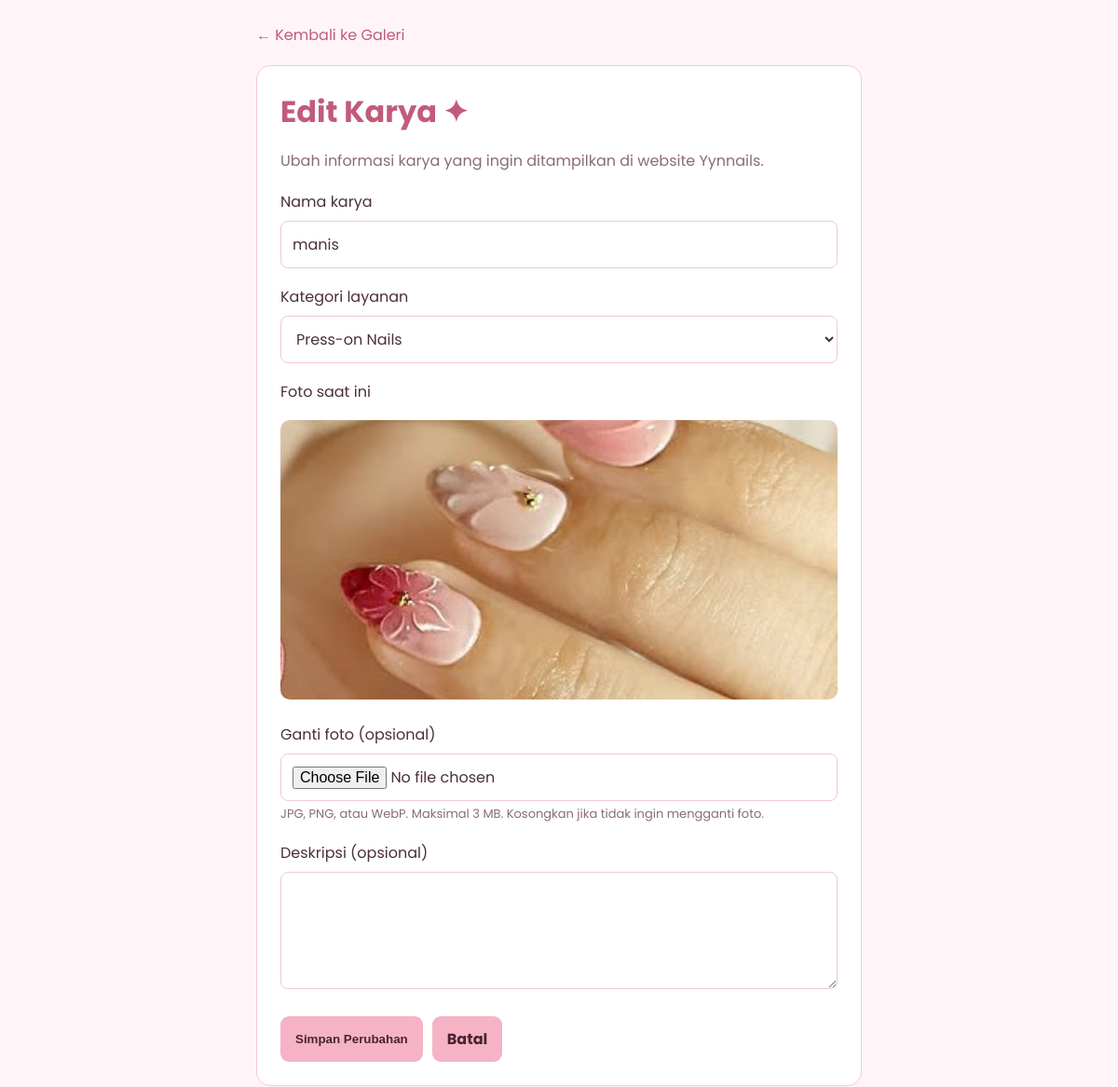
/admin/edit_galeri.php?id=11 (signed in), run on the app's committed database.
### tables this page shows
CREATE TABLE IF NOT EXISTS `galeri` (
  `id_galeri` int unsigned NOT NULL AUTO_INCREMENT,
  `judul` varchar(150) NOT NULL,
  `kategori` varchar(100) NOT NULL,
  `foto` varchar(255) NOT NULL,
  `deskripsi` text,
  `created_at` timestamp NOT NULL DEFAULT CURRENT_TIMESTAMP,
  `karya_terbaik` tinyint(1) NOT NULL DEFAULT '0',
  PRIMARY KEY (`id_galeri`)
);

### admin/includes/lib.php (called while the page is built, shortened)
<?php
require __DIR__ . '/../../config/database.php';
$A = require __DIR__ . '/../data/content.php';
try {
    $A['kategori'] = $pdo->query(
        'SELECT nama_layanan FROM layanan
         WHERE aktif = 1 AND bisa_booking = 1
         ORDER BY urutan, id_layanan'
    )->fetchAll(PDO::FETCH_COLUMN);
} catch (Throwable $e) {
    error_log('Gagal memuat kategori galeri: ' . $e->getMessage());
    $A['kategori'] = [];
}
require_once __DIR__ . '/header.php';
require_once __DIR__ . '/footer.php';
function h($value): string {
    return htmlspecialchars((string) $value, ENT_QUOTES, 'UTF-8');
}
function render_admin(string $key): void {
    require __DIR__ . '/../pages/' . $key . '.php';
}

### admin/edit_galeri.php (called while the page is built)
<?php
require __DIR__ . '/includes/lib.php';
render_admin('edit_galeri');

### admin/data/content.php (called while the page is built)
<?php
$css = ['assets/css/admin.css'];
return [
'site' => 'Yynnails',
'nav' => [
    ['Dashboard',        'dashboard.php',          'dashboard'],
    ['Layanan & Harga',  'dashboard.php#layanan',  ''],
    ['Galeri Karya',  'galeri.php',    'galeri'],
    ['Lihat Website', '../index.php',  ''],
],
'pesan_galeri' => [
    'tambah' => 'Karya berhasil ditambahkan!',
    'edit'   => 'Karya berhasil diperbarui!',
    'hapus'  => 'Karya berhasil dihapus!',
],
'pages' => [
    'login' => [
        'title' => 'Login Admin', 'body' => 'pg-login',
        'css' => $css, 'font' => true, 'js' => true, 'auth' => false,
    ],
    'dashboard' => [
        'title' => 'Dashboard Admin', 'body' => 'pg-dashboard',
        'css' => $css, 'font' => true, 'js' => false, 'auth' => true,
    ],
    'galeri' => [
        'title' => 'Galeri Admin', 'body' => 'pg-galeri',
        'css' => $css, 'font' => true, 'js' => false, 'auth' => true,
    ],
    'tambah_galeri' => [
        'title' => 'Tambah Karya', 'body' => 'pg-form',
        'css' => $css, 'font' => true, 'js' => false, 'auth' => true,
    ],
    'tambah_layanan' => [
        'title' => 'Tambah Layanan', 'body' => 'pg-form',
        'css' => $css, 'font' => true, 'js' => false, 'auth' => true,
    ],
    'edit_layanan' => [
        'title' => 'Edit Layanan', 'body' => 'pg-form',
        'css' => $css, 'font' => true, 'js' => false, 'auth' => true,
    ],
    'edit_galeri' => [
        'title' => 'Edit Karya', 'body' => 'pg-form',
        'css' => $css, 'font' => true, 'js' => false, 'auth' => true,
    ],
    'ubah_password' => [
        'title' => 'Amankan Password Admin', 'body' => '',
        'css' => ['assets/css/admin-password.css'], 'font' => false, 'js' => true, 'auth' => false,
    ],
],
'actions' => [
    'simpan_galeri' => ['auth' => true],
    'update_galeri' => ['auth' => true],
    'update_layanan' => ['auth' => true],
    'simpan_layanan' => ['auth' => true],
    'ubah_layanan'  => ['auth' => true],
    'hapus_layanan' => ['auth' => true],
    'reset_booking' => ['auth' => true],
    'hapus_galeri'  => ['auth' => true],
    'proses_status' => ['auth' => true],
    'logout'        => ['auth' => false],
],
];

### admin/pages/edit_galeri.php (the view, shortened to what this page needs)
<?php
$kategoriList = $A['kategori'];
$id = filter_input(INPUT_GET, 'id', FILTER_VALIDATE_INT);
$stmt = $pdo->prepare(
    'SELECT id_galeri, judul, kategori, foto, deskripsi
     FROM galeri
     WHERE id_galeri = :id'
);
$stmt->execute(['id' => $id]);
$karya = $stmt->fetch(PDO::FETCH_ASSOC);
?>
<div class="container">
<a class="back" href="galeri.php">← Kembali ke Galeri</a>
<div class="box">
<h1>Edit Karya ✦</h1>
<p>Ubah informasi karya yang ingin ditampilkan di website Yynnails.</p>
<form action="update_galeri.php" method="post" enctype="multipart/form-data">
    <label for="judul">Nama karya</label>
    <input type="text" id="judul" name="judul"
           maxlength="150" required value="<?= h($karya['judul']) ?>">
    <label for="kategori">Kategori layanan</label>
    <select id="kategori" name="kategori" required>
        <?php foreach ($kategoriList as $item): ?>
            <option value="<?= h($item) ?>"
                <?= $karya['kategori'] === $item ? 'selected' : '' ?>>
                <?= h($item) ?>
            </option>
        <?php endforeach; ?>
    </select>
    <label>Foto saat ini</label>
    <img class="preview"
         src="../<?= h(ltrim($karya['foto'], '/')) ?>"
         alt="<?= h($karya['judul']) ?>">
    <label for="foto">Ganti foto (opsional)</label>
    <input type="file" id="foto" name="foto"
           accept="image/jpeg,image/png,image/webp">
    <small>JPG, PNG, atau WebP. Maksimal 3 MB. Kosongkan jika tidak ingin mengganti foto.</small>
    <label for="deskripsi">Deskripsi (opsional)</label>
    <textarea id="deskripsi" name="deskripsi" rows="4" maxlength="2000"><?= h($karya['deskripsi'] ?? '') ?></textarea>
    <div class="actions">
        <button type="submit" class="button">Simpan Perubahan</button>
        <a href="galeri.php" class="button">Batal</a>
    </div>
</form>
</div>
</div>

### assets/css/admin.css (style rules this page uses)
* { box-sizing:border-box }
:root { --bg:#fff5f8; --card:#ffffff; --ink:#4a2f3a; --mut:#8a6b77; --head:#c25b7a; --line:#f1c9d5; --soft:#ffe6ee; --chip:#ffe3ee;--chip-ink:#a64d78; --btn:#f6b3c6;--btn-h:#f19db6;--btn-ink:#4a2233; --danger:#c9455f; --ok-bg:#e8f5e9;--ok-ink:#216e39;--ok-line:#b7dfbd; --err-bg:#ffe3e8;--err-ink:#a52a47; --sans:Poppins,Arial,sans-serif; }
body { margin:0;font-family:var(--sans);color:var(--ink);background:var(--bg) }
h1 { margin:0 0 8px;color:var(--head) }
p { color:var(--mut) }
a { color:var(--head);text-decoration:none }
.button { display:inline-block;padding:12px 16px;border:0;border-radius:9px;background:var(--btn);color:var(--btn-ink);font-weight:bold;text-decoration:none;cursor:pointer }
.back { display:inline-block;margin-bottom:20px;color:var(--head) }
.pg-form { padding:25px }
.pg-form .container { max-width:650px;margin:auto }
.pg-form .box,.pg-form form,.pg-form .notice { margin-top:22px;padding:25px;border:1px solid var(--line);border-radius:15px;background:var(--card) }
.pg-form .box { margin-top:0 }
.pg-form .box form { margin:0;padding:0;border:0;background:none }
.pg-form p { line-height:1.6 }
.pg-form label { display:block;margin:18px 0 8px }
.pg-form input:not([type=checkbox]):not([type=hidden]),.pg-form select,.pg-form textarea { width:100%;padding:12px;border:1px solid var(--line);border-radius:8px;background:#fff;color:var(--ink);font:inherit }
.pg-form textarea { min-height:100px;resize:vertical }
.pg-form small,.pg-form .hint { color:var(--mut);font-size:13px;line-height:1.5 }
.pg-form .preview { width:100%;max-height:300px;object-fit:cover;border-radius:10px;margin-top:10px }
.pg-form .actions { display:flex;gap:10px;flex-wrap:wrap;margin-top:22px }
html { scroll-behavior:smooth }
.button,.pg-dashboard button,.pg-login .submit-btn,.pg-dashboard .logout,.chip, .pg-dashboard .nav a,.pg-dashboard .card,.pg-galeri .card,.pg-dashboard .panel, .pg-dashboard tbody tr,.back,.pg-form form,.pg-form .box { transition:transform .18s ease,box-shadow .18s ease,background-color .18s ease,border-color .18s ease,color .18s ease }

### data on the page
galeri: judul "manis", foto (picture)

### other printed values
form field kategori "Press-on Nails"
